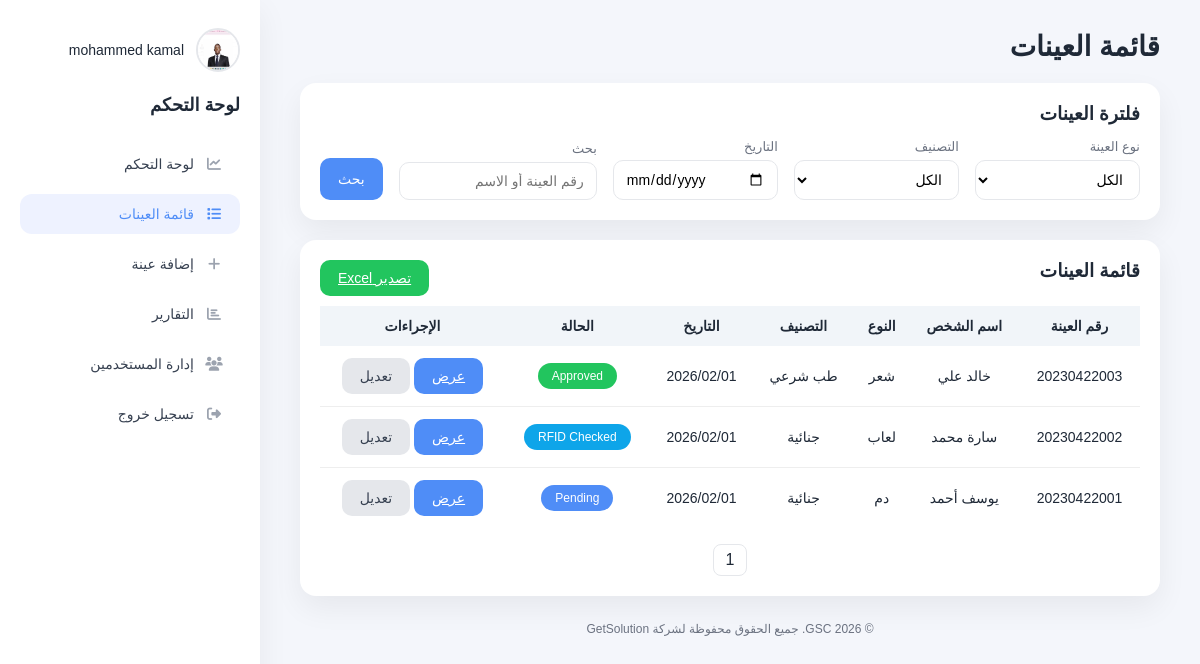
The app's page /api/samples/web/ (signed in) with its own data.
### Users/models.py (models this page shows, shortened)
class UserProfile(models.Model):
	user = models.OneToOneField(User, on_delete=models.CASCADE)
	avatar = models.ImageField(upload_to='avatars/', null=True, blank=True)

### Samples/models.py (models this page shows)
class Sample(models.Model):
    STATUS_CHOICES = (
        ('pending', 'Pending'),
        ('checked', 'RFID Checked'),
        ('approved', 'Approved'),
        ('rejected', 'Rejected'),
    )
    sample_number = models.CharField(max_length=50, unique=True)
    sample_type = models.CharField(max_length=50)
    category = models.CharField(max_length=50)
    person_name = models.CharField(max_length=100)
    collected_date = models.DateField()
    location = models.CharField(max_length=100, blank=True)  # Added field for location
    rfid = models.OneToOneField(RFIDTag, on_delete=models.PROTECT)
    status = models.CharField(max_length=20, choices=STATUS_CHOICES, default='pending')

### Samples/views.py (the view)
# urls.py: path('samples/web/', sample_list_view, name='sample-list-web'),
@login_required
@permission_required('Samples.view_sample', raise_exception=True)
def sample_list_view(request):
	query, sample_type, category, date_value, samples = _get_filtered_samples(request)
	from django.core.paginator import Paginator
	paginator = Paginator(samples, 10)
	page_number = request.GET.get('page')
	page_obj = paginator.get_page(page_number)
	context = {
		'samples': page_obj.object_list,
		'page_obj': page_obj,
		'query': query,
		'sample_type': sample_type,
		'category': category,
		'date_value': date_value,
	}
	return render(request, 'Samples/sample_list.html', context)

### Samples/views.py (called while the page is built)
def _get_filtered_samples(request):
	query = request.GET.get('q', '').strip()
	sample_type = request.GET.get('sample_type', '').strip()
	category = request.GET.get('category', '').strip()
	date_value = request.GET.get('date', '').strip()
	samples = Sample.objects.all().order_by('-collected_date', '-id')
	if sample_type:
		samples = samples.filter(sample_type=sample_type)
	if category:
		samples = samples.filter(category=category)
	if date_value:
		samples = samples.filter(collected_date=date_value)
	if query:
		from django.db.models import Q
		samples = samples.filter(
			Q(sample_number__icontains=query) | Q(person_name__icontains=query)
		)
	return query, sample_type, category, date_value, samples

### Samples/templates/Samples/sample_list.html (shortened to what this page needs)
{% extends 'Samples/base.html' %}
{% load i18n %}
{% block content %}
<h1>{% trans "قائمة العينات" %}</h1>
<div class="card">
    <h3>{% trans "فلترة العينات" %}</h3>
    <form method="get" class="filters">
        <div>
            <label>{% trans "نوع العينة" %}</label>
            <select name="sample_type">
                <option value="">{% trans "الكل" %}</option>
            </select>
        </div>
        <div>
            <label>{% trans "التصنيف" %}</label>
            <select name="category">
                <option value="">{% trans "الكل" %}</option>
            </select>
        </div>
        <div>
            <label>{% trans "التاريخ" %}</label>
            <input type="date" name="date" value="{{ date_value }}">
        </div>
        <div>
            <label>{% trans "بحث" %}</label>
            <input type="text" name="q" placeholder="{% trans "رقم العينة أو الاسم" %}" value="{{ query }}">
        </div>
        <button class="btn btn-blue" type="submit">{% trans "بحث" %}</button>
    </form>
</div>
<div class="card">
    <div style="display:flex;justify-content:space-between;align-items:center;margin-bottom:10px;">
        <h3>{% trans "قائمة العينات" %}</h3>
        <a class="btn btn-green" href="{% url 'sample-export' %}?{{ request.GET.urlencode }}">{% trans "تصدير Excel" %}</a>
    </div>
    <table>
        <thead>
            <tr>
                <th>{% trans "رقم العينة" %}</th>
                <th>{% trans "اسم الشخص" %}</th>
                <th>{% trans "النوع" %}</th>
                <th>{% trans "التصنيف" %}</th>
                <th>{% trans "التاريخ" %}</th>
                <th>{% trans "الحالة" %}</th>
                <th>{% trans "الإجراءات" %}</th>
            </tr>
        </thead>
        <tbody>
            {% for sample in samples %}
                <tr>
                    <td>{{ sample.sample_number }}</td>
                    <td>{{ sample.person_name }}</td>
                    <td>{{ sample.sample_type }}</td>
                    <td>{{ sample.category }}</td>
                    <td>{{ sample.collected_date|date:'Y/m/d' }}</td>
                    <td>
                        <span class="status {% if sample.status == 'approved' %}approved{% elif sample.status == 'pending' %}pending{% elif sample.status == 'checked' %}checked{% else %}rejected{% endif %}">
                            {{ sample.get_status_display|default:sample.status }}
                        </span>
                    </td>
                    <td>
                        <a class="btn btn-blue" href="{% url 'sample_full_screen' sample.sample_number %}">{% trans "عرض" %}</a>
                        <a class="btn btn-gray" href="#" onclick="return false;">{% trans "تعديل" %}</a>
                    </td>
                </tr>
            {% empty %}
                <tr><td colspan="7">{% trans "لا توجد عينات" %}</td></tr>
            {% endfor %}
        </tbody>
    </table>
    {% if page_obj %}
    <div class="pagination">
        <span class="page">{{ page_obj.number }}</span>
    </div>
    {% endif %}
</div>
{% endblock %}

### Samples/templates/Samples/base.html (shortened to what this page needs)
<!DOCTYPE html>
<html lang="{% if LANGUAGE_CODE == 'ar' %}ar{% else %}en{% endif %}" dir="{% if LANGUAGE_CODE == 'ar' %}rtl{% else %}ltr{% endif %}">
<head>
    {% load i18n %}
    <link rel="stylesheet" href="https://cdnjs.cloudflare.com/ajax/libs/font-awesome/6.4.0/css/all.min.css">
</head>
<body>
<div class="layout">
    {% if request.user.is_authenticated %}
    <aside class="sidebar">
        <div class="avatar" id="avatarMenu">
            {% if request.user.userprofile.avatar %}
                <img class="avatar-img" alt="avatar" src="{{ request.user.userprofile.avatar.url }}">
            {% endif %}
            <div class="avatar-name">{{ request.user.get_full_name|default:request.user.username }}</div>
        </div>
        <h3>{% trans "Control Panel" %}</h3>
        <a href="{% url 'dashboard' %}" class="{% if '/api/dashboard/' in request.path %}active{% endif %}"><i class="fas fa-chart-line"></i>{% trans "Dashboard" %}</a>
        <a href="/api/samples/web/" class="{% if '/api/samples/web/' in request.path %}active{% endif %}"><i class="fas fa-list"></i>{% trans "Sample List" %}</a>
        <a href="/api/samples/add/" class="{% if '/api/samples/add/' in request.path %}active{% endif %}"><i class="fas fa-plus"></i>{% trans "Add Sample" %}</a>
        <a href="{% url 'reports' %}" class="{% if '/api/reports/' in request.path %}active{% endif %}"><i class="fas fa-chart-bar"></i>{% trans "Reports" %}</a>
        {% if request.user.is_superuser %}
            <a href="{% url 'user_management' %}" class="{% if '/users/management/' in request.path %}active{% endif %}"><i class="fas fa-users"></i>{% trans "User Management" %}</a>
        {% endif %}
        <a href="/users/logout/"><i class="fas fa-sign-out-alt"></i>{% trans "Logout" %}</a>
    </aside>
    {% endif %}
    <main class="main" style="width:100%;">
        {% block content %}{% endblock %}
        <div class="spacer"></div>
        <div class="muted" style="text-align:center;font-size:12px;padding:10px 0;">
            {% trans "© 2026 GSC. All rights reserved for GetSolution Co" %}
        </div>
    </main>
</div>
</body>
</html>

### Samples/templates/Samples/base.html (style rules this page uses)
:root { --blue:#4f8df7; --blue-2:#3b82f6; --green:#22c55e; --green-2:#34b399; --red:#ef4444; --bg:#f4f6fb; --card:#ffffff; --text:#1f2937; --muted:#6b7280; --border:#e5e7eb; --radius:16px; }
* { box-sizing:border-box;font-family:"Cairo",sans-serif }
body { margin:0;background:var(--bg);color:var(--text) }
.layout { display:flex;min-height:100vh;direction:ltr }
.sidebar { direction:rtl;width:260px;background:#fff;padding:28px 20px;box-shadow:0 10px 30px rgba(0,0,0,.06) }
.main { direction:rtl;flex:1;padding:30px 40px }
.sidebar h3 { margin:0 0 28px 0;font-size:18px }
.sidebar .avatar { display:flex;align-items:center;gap:12px;margin-bottom:22px;position:relative }
.sidebar .avatar-img { width:44px;height:44px;border-radius:50%;object-fit:cover;border:2px solid #e5e7eb }
.sidebar .avatar-name { font-size:14px;color:#1f2937 }
.sidebar a { display:block;padding:12px 16px;margin-bottom:10px;border-radius:12px;text-decoration:none;color:#374151;font-size:14px;display:flex;align-items:center;gap:10px }
.sidebar a i { width:20px;text-align:center;color:#9ca3af;font-size:14px }
.sidebar a.active,.sidebar a:hover { background:#eef2ff;color:var(--blue) }
.sidebar a.active i,.sidebar a:hover i { color:var(--blue) }
h1 { margin:0 0 20px 0;font-size:28px }
h3 { margin:0 0 14px 0 }
.card { background:#fff;padding:20px;border-radius:var(--radius);box-shadow:0 12px 30px rgba(0,0,0,.06) }
.card + .card { margin-top:20px }
.btn { border:none;padding:10px 18px;border-radius:10px;cursor:pointer;font-size:14px;display:inline-flex;align-items:center;gap:6px }
.btn-blue { background:var(--blue);color:#fff }
.btn-green { background:var(--green);color:#fff }
.btn-gray { background:#e5e7eb;color:#374151;text-decoration:none }
.status { padding:6px 14px;border-radius:999px;color:#fff;font-size:12px;display:inline-block }
.status.pending { background:var(--blue) }
.status.checked { background:#0ea5e9 }
.status.approved { background:var(--green) }
label { font-size:13px;color:var(--muted);display:block;margin-bottom:6px }
input, select { width:100%;padding:10px 12px;border-radius:10px;border:1px solid var(--border);font-size:14px;background:#fff }
table { width:100%;border-collapse:collapse }
thead { background:#f1f5f9 }
th,td { padding:12px 10px;text-align:center;font-size:14px }
tbody tr:not(:last-child) { border-bottom:1px solid #eee }
.muted { color:var(--muted) }
.spacer { height:16px }
.filters { display:grid;grid-template-columns:1fr 1fr 1fr 1.2fr auto;gap:16px;align-items:end }
.filters .btn { height:42px }
.pagination { display:flex;gap:8px;justify-content:center;margin-top:16px }
.page { background:#fff;border:1px solid var(--border);padding:6px 12px;border-radius:8px }

### records on screen
Sample: sample_number "20230422003", person_name "خالد علي", sample_type "شعر", category "طب شرعي", collected_date "2026/02/01", status "Approved"
Sample: sample_number "20230422002", person_name "سارة محمد", sample_type "لعاب", category "جنائية", collected_date "2026/02/01", status "RFID Checked"
Sample: sample_number "20230422001", person_name "يوسف أحمد", sample_type "دم", category "جنائية", collected_date "2026/02/01", status "Pending"

### other values on screen
{{ request.user.get_full_name|default:request.user.username }} "mohammed kamal"
{{ page_obj.number }} "1"
